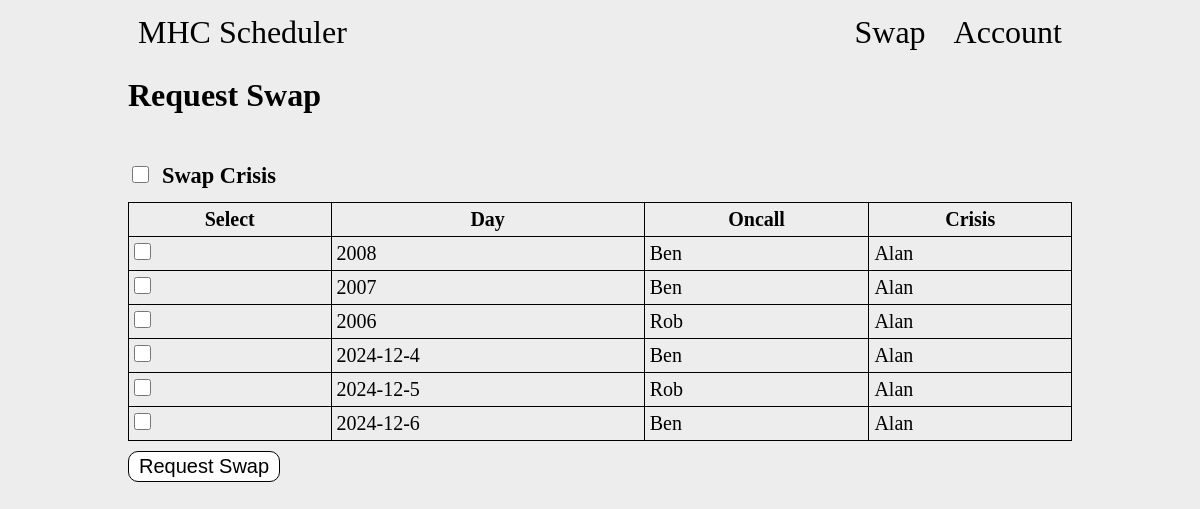
Page /account?swap=0 (signed in) on the earlier database version.
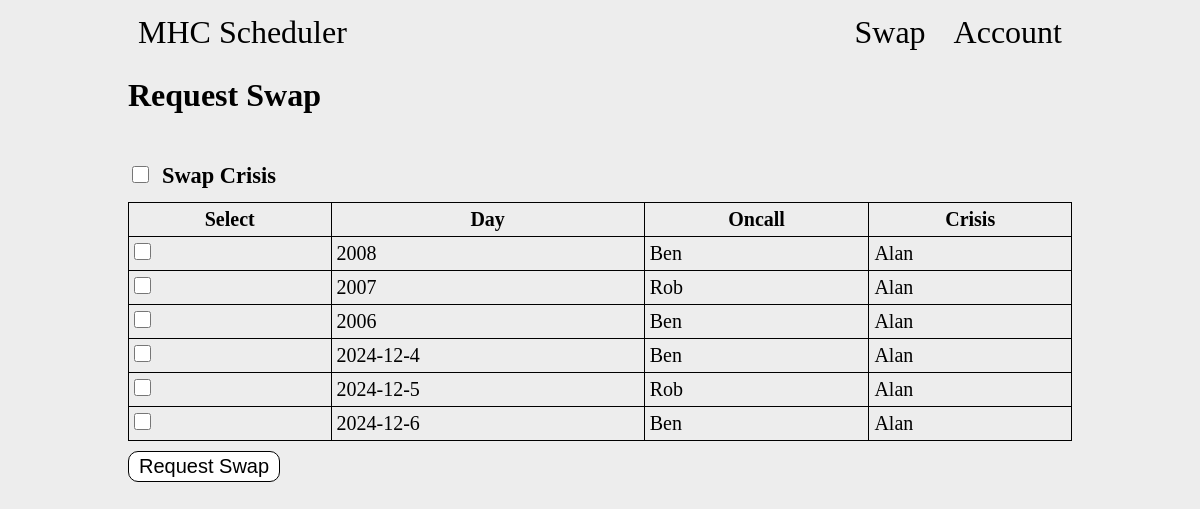
Same page on the later database version.
### tables this page shows
CREATE TABLE days (id INTEGER NOT NULL, person_id INTEGER NOT NULL, date VARCHAR(255) NOT NULL, crisis_id INTEGER, completed bool, PRIMARY KEY(id), FOREIGN KEY (person_id) REFERENCES people(id));

CREATE TABLE people (id INTEGER NOT NULL, name varchar(255) NOT NULL, admin bool NOT NULL, diff int NOT NULL, password varchar(255), email varchar(255), number INTEGER, sessions bit(10), weight INTEGER, end_diff int, PRIMARY KEY (id));

### app.py (the view, shortened to what this page needs)
@app.route("/account", methods=['GET', 'POST'])
def account():
    if session.get("admin") != None: # Check if a user is logged in
        adminPerms = session['admin']
        personId = session['user_id']
        if request.method == "POST":
            con = sqlite3.connect("main.db")
            con.row_factory = sqlite3.Row
            cur = con.cursor()
            if request.form.get("swapRequest"): # Request for swap
                if not request.form.get("daySelect"):
                    return "Empty Field"
                selected_days = request.form.getlist('daySelect')
                if len(selected_days) != 2:
                    return "Wrong number of days selected"
                cur.execute("SELECT * FROM days WHERE id = ?", (selected_days[0],))
                dayData = cur.fetchone()
                dayDataList = dict(dayData)
                selfDay = False
                day1Id = 0
                day2Id = 0
                if request.form.get("crisis"):
                    if dayDataList['crisis_id'] == personId:
                        selfDay = True
                        day1Id = selected_days[0]
                else:
                    if dayDataList['person_id'] == personId:
                        selfDay = True
                        day1Id = selected_days[0]
                cur.execute("SELECT * FROM days WHERE id = ?", (selected_days[1],))
                dayData = cur.fetchone()
                dayDataList = dict(dayData)
                cur.execute("SELECT days.id, days.date, p1.name AS p1Name, p2.name AS p2Name FROM days JOIN people p1 ON days.person_id = p1.id JOIN people p2 ON days.crisis_id = p2.id LIMIT 50;")
                rows = cur.fetchall()
                daysData = [dict(row) for row in rows]
                if request.form.get("crisis"):
                    if dayDataList['crisis_id'] == personId:
                        if selfDay:
                            con.close()
                            if adminPerms == 1:
                                return render_template("swap.html", days=daysData, controlText="Admin", controlLink="./account", warn="Cannot select two days of your own")
                            else:
                                return render_template("swap.html", days=daysData, controlText="Swap", controlLink="./account", warn="Cannot select two days of your own")
                        else:
                            day1Id = selected_days[1]
                            day2Id = selected_days[0]
                    else:
                        if selfDay:
                            day2Id = selected_days[1]
                        else:
                            con.close()
                            if adminPerms == 1:
                                return render_template("swap.html", days=daysData, controlText="Admin", controlLink="./account", warn="One of the days must be your own")
                            else:
                                return render_template("swap.html", days=daysData, controlText="Swap", controlLink="./account", warn="One of the days must be your own")
                else:
                    if dayDataList['person_id'] == personId:
                        if selfDay:
                            con.close()
                            if adminPerms == 1:
                                return render_template("swap.html", days=daysData, controlText="Admin", controlLink="./account", warn="Cannot select two days of your own")
                            else:
                                return render_template("swap.html", days=daysData, controlText="Swap", controlLink="./account", warn="Cannot select two days of your own")
                        else:
                            day1Id = selected_days[1]
                            day2Id = selected_days[0]
                    else:
                        if selfDay:
                            day2Id = selected_days[1]
                        else:
                            con.close()
                            if adminPerms == 1:
                                return render_template("swap.html", days=daysData, controlText="Admin", controlLink="./account", warn="One of the days must be your own")
                            else:
                                return render_template("swap.html", days=daysData, controlText="Swap", controlLink="./account", warn="One of the days must be your own")
                if request.form.get("crisis"):
                    cur.execute("INSERT INTO requests (day1, day2, crisis) VALUES (?,?,1)", (day1Id, day2Id))
                else:
                    cur.execute("INSERT INTO requests (day1, day2, crisis) VALUES (?,?,0)", (day1Id, day2Id))
                con.commit()
                con.close()
                return redirect("./account")
            elif request.form.get("approveSwap"): # Approve a swap
                if not request.form.get("id"):
                    return "Something went wrong"
                requestId = request.form.get("id")
                if adminPerms == 1:
                    cur.execute("SELECT person_id from days WHERE id = (SELECT day1 FROM requests WHERE id = ?)", (requestId,)) # TODO Swap crisis if it is crisis to swap
                    day1 = cur.fetchone()
                    day1Person = list(day1)
                    cur.execute("UPDATE days SET person_id = (SELECT person_id from days WHERE id = (SELECT day2 FROM requests WHERE id = ?)) WHERE id = (SELECT day1 FROM requests WHERE id = ?)", (requestId,requestId))
                    cur.execute("UPDATE days SET person_id = ? WHERE id = (SELECT day2 FROM requests WHERE id = ?)", (day1Person[0],requestId))
                    cur.execute("UPDATE requests SET approved = 1, approved_by = ?, timestamp = datetime() WHERE id = ?", (personId, requestId))
                    con.commit()
                    cur.close()
                    return redirect("./account")
                else:
                    cur.execute("SELECT id FROM people WHERE id IN (SELECT person_id FROM days WHERE id IN (SELECT day2 FROM requests WHERE id = ?))", (requestId,))
                    row = cur.fetchone()
                    if row:
                        rowData = list(row)
                        if rowData[0] == personId:
                            cur.execute("SELECT person_id from days WHERE id = (SELECT day1 FROM requests WHERE id = ?)", (requestId,)) # TODO Swap crisis if it is crisis to swap
                            day1 = cur.fetchone()
                            day1Person = list(day1)
                            cur.execute("UPDATE days SET person_id = (SELECT person_id from days WHERE id = (SELECT day2 FROM requests WHERE id = ?)) WHERE id = (SELECT day1 FROM requests WHERE id = ?)", (requestId,requestId))
                            cur.execute("UPDATE days SET person_id = ? WHERE id = (SELECT day2 FROM requests WHERE id = ?)", (day1Person[0],requestId))
                            cur.execute("UPDATE requests SET approved = 1, approved_by = ?, timestamp = datetime() WHERE id = ?;", (personId, requestId))
                            con.commit()
                            cur.close()
                            return redirect("./account")
                        else:
                            attackDetails = "Thie could be someone trying a URL Injection attack. They have tried to approve a request where they do not have valid permissions to do so. User ID: " + personId + ", Request ID: " + requestId
                            cur.execute("INSERT INTO suspicious (person_id, timestamp, type, details) VALUES (?, datetime(), 1, ?)", (personId, attackDetails))
                            con.commit()
                            cur.close()
                            return "Something went wrong, Error: Could not confirm user permission. <a href='../'>Home</a>"
                    else:
                        attackDetails = "Thie could be someone trying a URL Injection attack. They have tried to approve a request that does not exist. User ID: " + personId + ", Request ID: " + requestId
                        cur.execute("INSERT INTO suspicious (person_id, timestamp, type, details) VALUES (?, datetime(), 1, ?)", (personId, attackDetails))
                        con.commit()
                        cur.close()
                        return "Something went wrong, Error: Could not retrieve a person id from database"
            elif request.form.get("denySwap"): # Deny a swap
                if not request.form.get("id"):
                    return "Something went wrong" # Redirect
                requestId = request.args.get("id")
                if adminPerms == 1:
                    cur.execute("UPDATE requests SET approved = 2, approved_by = ?, timestamp = datetime() WHERE id = ?", (personId, requestId))
                    con.commit()
                    cur.close()
                    return redirect("./account")
                else:
                    cur.execute("SELECT id FROM people WHERE id IN (SELECT person_id FROM days WHERE id IN (SELECT day2 FROM requests WHERE id = ?))", (requestId,))
                    row = cur.fetchone()
                    if row:
                        rowData = list(row)
                        if rowData[0] == personId:
                            cur.execute("UPDATE requests SET approved = 2, approved_by = ?, timestamp = datetime() WHERE id = ?", (personId, requestId))
                            con.commit()
                            cur.close()
                            return redirect("./account")
                        else:
                            attackDetails = "Thie could be someone trying a URL Injection attack. They have tried to approve a request where they do not have valid permissions to do so. User ID: " + personId + ", Request ID: " + requestId
                            cur.execute("INSERT INTO suspicious (person_id, timestamp, type, details) VALUES (?, datetime(), 1, ?)", (personId, attackDetails))
                            con.commit()
                            cur.close()
                            return "Something went wrong, Error: Could not confirm user permission. <a href='../'>Home</a>"
                    else:
                        cur.close()
                        attackDetails = "Thie could be someone trying a URL Injection attack. They have tried to approve a request that does not exist. User ID: " + personId + ", Request ID: " + requestId
                        cur.execute("INSERT INTO suspicious (person_id, timestamp, type, details) VALUES (?, datetime(), 1, ?)", (personId, attackDetails))
                        con.commit()
                        return "Something went wrong, Error: Could not retrieve a person id from database"
            elif request.form.get("updateWeeks"):
                weeks = request.form.get("weeks")
                data = {"weeks": weeks}
                json_object = json.dumps(data, indent=4)
                with open(SETTINGS_FILE, 'w') as file:
                    file.write(json_object)
                return redirect("./account")
            return "Something went wrong, unknown post request"
        else:
            con = sqlite3.connect("main.db")
            con.row_factory = sqlite3.Row
            cur = con.cursor()
            if request.args.get("swap"): # Display page for person requesting to make a new swap
                cur.execute("SELECT days.id, days.date, p1.name AS p1Name, p2.name AS p2Name FROM days JOIN people p1 ON days.person_id = p1.id JOIN people p2 ON days.crisis_id = p2.id LIMIT 50;")
                rows = cur.fetchall()
                daysData = [dict(row) for row in rows]
                con.close()
                if adminPerms == 1:
                    return render_template("swap.html", days=daysData, controlText="Admin", controlLink="./account")
                else:
                    return render_template("swap.html", days=daysData, controlText="Swap", controlLink="./account")
    else:
        return redirect("/")

### app.py (called while the page is built)
@app.after_request
def add_header(response):
    response.headers["Cache-Control"] = "no-store, no-cache, must-revalidate, post-check=0, pre-check=0, max-age=0"
    response.headers["Pragma"] = "no-cache"
    response.headers["Expires"] = "0"
    return response

### templates/swap.html (shortened to what this page needs)
{% extends "base.html" %}
{% block body %}
<nav>
    <a href="./">MHC Scheduler</a>
    <div>
        {% if controlText is defined %}
        <a href="{{ controlLink }}">{{ controlText }}</a>
        {% endif %}
        <a href="signin">Account</a>
    </div>
</nav>
<main>
    <div class="userSubnav">
        <h1>Request Swap</h1>
    </div>
    <form action="#" method="post">
        <input type="checkbox" name="crisis" id="crisis"><label for="crisis">Swap Crisis</label><br>
        <table>
            <tr>
                <th>Select</th>
                <th>Day</th>
                <th>Oncall</th>
                <th>Crisis</th>
            </tr>
            {% for day in days %}
            <tr>
                <td><input type="checkbox" name="daySelect" value="{{ day['id'] }}"></td>
                <td>{{ day['date'] }}</td>
                <td>{{ day['p1Name'] }}</td>
                <td>{{ day['p2Name'] }}</td>
            </tr>
            {% endfor %}
        </table>
        <input type="submit" value="Request Swap" name="swapRequest">
    </form>
</main>
{% endblock %}

Differences in the rows shown:
changed days (number 2 of 6 on the later page): p1Name "Ben" → "Rob"
changed days (number 3 of 6 on the later page): p1Name "Rob" → "Ben"
